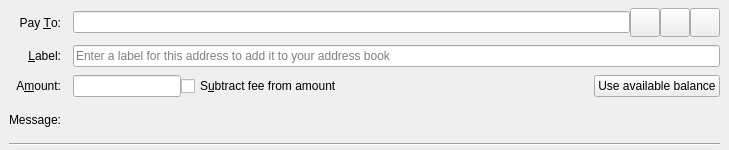
<?xml version="1.0" encoding="UTF-8"?>
<ui version="4.0">
 <class>SendCoinsEntry</class>
 <widget class="QStackedWidget" name="SendCoinsEntry">
  <property name="geometry">
   <rect>
    <x>0</x>
    <y>0</y>
    <width>729</width>
    <height>150</height>
   </rect>
  </property>
  <property name="focusPolicy">
   <enum>Qt::TabFocus</enum>
  </property>
  <property name="autoFillBackground">
   <bool>false</bool>
  </property>
  <widget class="QFrame" name="SendCoins">
   <property name="frameShape">
    <enum>QFrame::NoFrame</enum>
   </property>
   <layout class="QGridLayout" name="gridLayout">
    <property name="topMargin">
     <number>8</number>
    </property>
    <property name="bottomMargin">
     <number>4</number>
    </property>
    <property name="horizontalSpacing">
     <number>12</number>
    </property>
    <property name="verticalSpacing">
     <number>8</number>
    </property>
    <item row="0" column="0">
     <widget class="QLabel" name="payToLabel">
      <property name="text">
       <string>Pay &amp;To:</string>
      </property>
      <property name="alignment">
       <set>Qt::AlignRight|Qt::AlignTrailing|Qt::AlignVCenter</set>
      </property>
      <property name="buddy">
       <cstring>payTo</cstring>
      </property>
     </widget>
    </item>
    <item row="0" column="1">
     <layout class="QHBoxLayout" name="payToLayout">
      <property name="spacing">
       <number>0</number>
      </property>
      <item>
       <widget class="QValidatedLineEdit" name="payTo">
        <property name="toolTip">
         <string>The Dogecoin address to send the payment to</string>
        </property>
       </widget>
      </item>
      <item>
       <widget class="QToolButton" name="addressBookButton">
        <property name="toolTip">
         <string>Choose previously used address</string>
        </property>
        <property name="text">
         <string/>
        </property>
        <property name="icon">
         <iconset resource="../bitcoin.qrc">
          <normaloff>:/icons/address-book</normaloff>:/icons/address-book</iconset>
        </property>
        <property name="iconSize">
         <size>
          <width>22</width>
          <height>22</height>
         </size>
        </property>
        <property name="shortcut">
         <string>Alt+A</string>
        </property>
       </widget>
      </item>
      <item>
       <widget class="QToolButton" name="pasteButton">
        <property name="toolTip">
         <string>Paste address from clipboard</string>
        </property>
        <property name="text">
         <string/>
        </property>
        <property name="icon">
         <iconset resource="../bitcoin.qrc">
          <normaloff>:/icons/editpaste</normaloff>:/icons/editpaste</iconset>
        </property>
        <property name="iconSize">
         <size>
          <width>22</width>
          <height>22</height>
         </size>
        </property>
        <property name="shortcut">
         <string>Alt+P</string>
        </property>
       </widget>
      </item>
      <item>
       <widget class="QToolButton" name="deleteButton">
        <property name="toolTip">
         <string>Remove this entry</string>
        </property>
        <property name="text">
         <string/>
        </property>
        <property name="icon">
         <iconset resource="../bitcoin.qrc">
          <normaloff>:/icons/remove</normaloff>:/icons/remove</iconset>
        </property>
        <property name="iconSize">
         <size>
          <width>22</width>
          <height>22</height>
         </size>
        </property>
       </widget>
      </item>
     </layout>
    </item>
    <item row="1" column="0">
     <widget class="QLabel" name="labellLabel">
      <property name="text">
       <string>&amp;Label:</string>
      </property>
      <property name="alignment">
       <set>Qt::AlignRight|Qt::AlignTrailing|Qt::AlignVCenter</set>
      </property>
      <property name="buddy">
       <cstring>addAsLabel</cstring>
      </property>
     </widget>
    </item>
    <item row="1" column="1">
     <widget class="QLineEdit" name="addAsLabel">
      <property name="toolTip">
       <string>Enter a label for this address to add it to the list of used addresses</string>
      </property>
      <property name="placeholderText">
       <string>Enter a label for this address to add it to your address book</string>
      </property>
     </widget>
    </item>
    <item row="2" column="0">
     <widget class="QLabel" name="amountLabel">
      <property name="text">
       <string>A&amp;mount:</string>
      </property>
      <property name="alignment">
       <set>Qt::AlignRight|Qt::AlignTrailing|Qt::AlignVCenter</set>
      </property>
      <property name="buddy">
       <cstring>payAmount</cstring>
      </property>
     </widget>
    </item>
    <item row="2" column="1">
     <layout class="QHBoxLayout" name="horizontalLayoutAmount" stretch="0,1,0">
      <item>
       <widget class="BitcoinAmountField" name="payAmount">
         <property name="toolTip">
          <string>The amount to send in the selected unit</string>
         </property>
       </widget>
      </item>
      <item>
       <widget class="QCheckBox" name="checkboxSubtractFeeFromAmount">
        <property name="toolTip">
         <string>The fee will be deducted from the amount being sent. The recipient will receive less bitcoins than you enter in the amount field. If multiple recipients are selected, the fee is split equally.</string>
        </property>
        <property name="text">
         <string>S&amp;ubtract fee from amount</string>
        </property>
       </widget>
      </item>
      <item>
       <widget class="QPushButton" name="useAvailableBalanceButton">
        <property name="text">
         <string>Use available balance</string>
        </property>
       </widget>
      </item>
     </layout>
    </item>
    <item row="3" column="0">
     <widget class="QLabel" name="messageLabel">
      <property name="text">
       <string>Message:</string>
      </property>
      <property name="alignment">
       <set>Qt::AlignRight|Qt::AlignTrailing|Qt::AlignVCenter</set>
      </property>
     </widget>
    </item>
    <item row="3" column="1">
     <widget class="QLabel" name="messageTextLabel">
      <property name="toolTip">
       <string/>
      </property>
      <property name="textFormat">
       <enum>Qt::PlainText</enum>
      </property>
     </widget>
    </item>
    <item row="4" column="0" colspan="2">
     <widget class="Line" name="line">
      <property name="orientation">
       <enum>Qt::Horizontal</enum>
      </property>
     </widget>
    </item>
   </layout>
  </widget>
  <widget class="QFrame" name="SendCoins_UnauthenticatedPaymentRequest">
   <property name="palette">
    <palette>
     <active>
      <colorrole role="WindowText">
       <brush brushstyle="SolidPattern">
        <color alpha="255">
         <red>0</red>
         <green>0</green>
         <blue>0</blue>
        </color>
       </brush>
      </colorrole>
      <colorrole role="Button">
       <brush brushstyle="SolidPattern">
        <color alpha="255">
         <red>255</red>
         <green>255</green>
         <blue>127</blue>
        </color>
       </brush>
      </colorrole>
      <colorrole role="Light">
       <brush brushstyle="SolidPattern">
        <color alpha="255">
         <red>255</red>
         <green>255</green>
         <blue>255</blue>
        </color>
       </brush>
      </colorrole>
      <colorrole role="Midlight">
       <brush brushstyle="SolidPattern">
        <color alpha="255">
         <red>255</red>
         <green>255</green>
         <blue>191</blue>
        </color>
       </brush>
      </colorrole>
      <colorrole role="Dark">
       <brush brushstyle="SolidPattern">
        <color alpha="255">
         <red>127</red>
         <green>127</green>
         <blue>63</blue>
        </color>
       </brush>
      </colorrole>
      <colorrole role="Mid">
       <brush brushstyle="SolidPattern">
        <color alpha="255">
         <red>170</red>
         <green>170</green>
         <blue>84</blue>
        </color>
       </brush>
      </colorrole>
      <colorrole role="Text">
       <brush brushstyle="SolidPattern">
        <color alpha="255">
         <red>0</red>
         <green>0</green>
         <blue>0</blue>
        </color>
       </brush>
      </colorrole>
      <colorrole role="BrightText">
       <brush brushstyle="SolidPattern">
        <color alpha="255">
         <red>255</red>
         <green>255</green>
         <blue>255</blue>
        </color>
       </brush>
      </colorrole>
      <colorrole role="ButtonText">
       <brush brushstyle="SolidPattern">
        <color alpha="255">
         <red>0</red>
         <green>0</green>
         <blue>0</blue>
        </color>
       </brush>
      </colorrole>
      <colorrole role="Base">
       <brush brushstyle="SolidPattern">
        <color alpha="255">
         <red>255</red>
         <green>255</green>
         <blue>255</blue>
        </color>
       </brush>
      </colorrole>
      <colorrole role="Window">
       <brush brushstyle="SolidPattern">
        <color alpha="255">
         <red>255</red>
         <green>255</green>
         <blue>127</blue>
        </color>
       </brush>
      </colorrole>
      <colorrole role="Shadow">
       <brush brushstyle="SolidPattern">
        <color alpha="255">
         <red>0</red>
         <green>0</green>
         <blue>0</blue>
        </color>
       </brush>
      </colorrole>
      <colorrole role="AlternateBase">
       <brush brushstyle="SolidPattern">
        <color alpha="255">
         <red>255</red>
         <green>255</green>
         <blue>191</blue>
        </color>
       </brush>
      </colorrole>
      <colorrole role="ToolTipBase">
       <brush brushstyle="SolidPattern">
        <color alpha="255">
         <red>255</red>
         <green>255</green>
         <blue>220</blue>
        </color>
       </brush>
      </colorrole>
      <colorrole role="ToolTipText">
       <brush brushstyle="SolidPattern">
        <color alpha="255">
         <red>0</red>
         <green>0</green>
         <blue>0</blue>
        </color>
       </brush>
      </colorrole>
     </active>
     <inactive>
      <colorrole role="WindowText">
       <brush brushstyle="SolidPattern">
        <color alpha="255">
         <red>0</red>
         <green>0</green>
         <blue>0</blue>
        </color>
       </brush>
      </colorrole>
      <colorrole role="Button">
       <brush brushstyle="SolidPattern">
        <color alpha="255">
         <red>255</red>
         <green>255</green>
         <blue>127</blue>
        </color>
       </brush>
      </colorrole>
      <colorrole role="Light">
       <brush brushstyle="SolidPattern">
        <color alpha="255">
         <red>255</red>
         <green>255</green>
         <blue>255</blue>
        </color>
       </brush>
      </colorrole>
      <colorrole role="Midlight">
       <brush brushstyle="SolidPattern">
        <color alpha="255">
         <red>255</red>
         <green>255</green>
         <blue>191</blue>
        </color>
       </brush>
      </colorrole>
      <colorrole role="Dark">
       <brush brushstyle="SolidPattern">
        <color alpha="255">
         <red>127</red>
         <green>127</green>
         <blue>63</blue>
        </color>
       </brush>
      </colorrole>
      <colorrole role="Mid">
       <brush brushstyle="SolidPattern">
        <color alpha="255">
         <red>170</red>
         <green>170</green>
         <blue>84</blue>
        </color>
       </brush>
      </colorrole>
      <colorrole role="Text">
       <brush brushstyle="SolidPattern">
        <color alpha="255">
         <red>0</red>
         <green>0</green>
         <blue>0</blue>
        </color>
       </brush>
      </colorrole>
      <colorrole role="BrightText">
       <brush brushstyle="SolidPattern">
        <color alpha="255">
         <red>255</red>
         <green>255</green>
         <blue>255</blue>
        </color>
       </brush>
      </colorrole>
      <colorrole role="ButtonText">
       <brush brushstyle="SolidPattern">
        <color alpha="255">
         <red>0</red>
         <green>0</green>
         <blue>0</blue>
        </color>
       </brush>
      </colorrole>
      <colorrole role="Base">
       <brush brushstyle="SolidPattern">
        <color alpha="255">
         <red>255</red>
         <green>255</green>
         <blue>255</blue>
        </color>
       </brush>
      </colorrole>
      <colorrole role="Window">
       <brush brushstyle="SolidPattern">
        <color alpha="255">
         <red>255</red>
         <green>255</green>
         <blue>127</blue>
        </color>
       </brush>
      </colorrole>
      <colorrole role="Shadow">
       <brush brushstyle="SolidPattern">
        <color alpha="255">
         <red>0</red>
         <green>0</green>
         <blue>0</blue>
        </color>
       </brush>
      </colorrole>
      <colorrole role="AlternateBase">
       <brush brushstyle="SolidPattern">
        <color alpha="255">
         <red>255</red>
         <green>255</green>
         <blue>191</blue>
        </color>
       </brush>
      </colorrole>
      <colorrole role="ToolTipBase">
       <brush brushstyle="SolidPattern">
        <color alpha="255">
         <red>255</red>
         <green>255</green>
         <blue>220</blue>
        </color>
       </brush>
      </colorrole>
      <colorrole role="ToolTipText">
       <brush brushstyle="SolidPattern">
        <color alpha="255">
         <red>0</red>
         <green>0</green>
         <blue>0</blue>
        </color>
       </brush>
      </colorrole>
     </inactive>
     <disabled>
      <colorrole role="WindowText">
       <brush brushstyle="SolidPattern">
        <color alpha="255">
         <red>127</red>
         <green>127</green>
         <blue>63</blue>
        </color>
       </brush>
      </colorrole>
      <colorrole role="Button">
       <brush brushstyle="SolidPattern">
        <color alpha="255">
         <red>255</red>
         <green>255</green>
         <blue>127</blue>
        </color>
       </brush>
      </colorrole>
      <colorrole role="Light">
       <brush brushstyle="SolidPattern">
        <color alpha="255">
         <red>255</red>
         <green>255</green>
         <blue>255</blue>
        </color>
       </brush>
      </colorrole>
      <colorrole role="Midlight">
       <brush brushstyle="SolidPattern">
        <color alpha="255">
         <red>255</red>
         <green>255</green>
         <blue>191</blue>
        </color>
       </brush>
      </colorrole>
      <colorrole role="Dark">
       <brush brushstyle="SolidPattern">
        <color alpha="255">
         <red>127</red>
         <green>127</green>
         <blue>63</blue>
        </color>
       </brush>
      </colorrole>
      <colorrole role="Mid">
       <brush brushstyle="SolidPattern">
        <color alpha="255">
         <red>170</red>
         <green>170</green>
         <blue>84</blue>
        </color>
       </brush>
      </colorrole>
      <colorrole role="Text">
       <brush brushstyle="SolidPattern">
        <color alpha="255">
         <red>127</red>
         <green>127</green>
         <blue>63</blue>
        </color>
       </brush>
      </colorrole>
      <colorrole role="BrightText">
       <brush brushstyle="SolidPattern">
        <color alpha="255">
         <red>255</red>
         <green>255</green>
         <blue>255</blue>
        </color>
       </brush>
      </colorrole>
      <colorrole role="ButtonText">
       <brush brushstyle="SolidPattern">
        <color alpha="255">
         <red>127</red>
         <green>127</green>
         <blue>63</blue>
        </color>
       </brush>
      </colorrole>
      <colorrole role="Base">
       <brush brushstyle="SolidPattern">
        <color alpha="255">
         <red>255</red>
         <green>255</green>
         <blue>127</blue>
        </color>
       </brush>
      </colorrole>
      <colorrole role="Window">
       <brush brushstyle="SolidPattern">
        <color alpha="255">
         <red>255</red>
         <green>255</green>
         <blue>127</blue>
        </color>
       </brush>
      </colorrole>
      <colorrole role="Shadow">
       <brush brushstyle="SolidPattern">
        <color alpha="255">
         <red>0</red>
         <green>0</green>
         <blue>0</blue>
        </color>
       </brush>
      </colorrole>
      <colorrole role="AlternateBase">
       <brush brushstyle="SolidPattern">
        <color alpha="255">
         <red>255</red>
         <green>255</green>
         <blue>127</blue>
        </color>
       </brush>
      </colorrole>
      <colorrole role="ToolTipBase">
       <brush brushstyle="SolidPattern">
        <color alpha="255">
         <red>255</red>
         <green>255</green>
         <blue>220</blue>
        </color>
       </brush>
      </colorrole>
      <colorrole role="ToolTipText">
       <brush brushstyle="SolidPattern">
        <color alpha="255">
         <red>0</red>
         <green>0</green>
         <blue>0</blue>
        </color>
       </brush>
      </colorrole>
     </disabled>
    </palette>
   </property>
   <property name="toolTip">
    <string>This is an unauthenticated payment request.</string>
   </property>
   <property name="autoFillBackground">
    <bool>true</bool>
   </property>
   <property name="frameShape">
    <enum>QFrame::NoFrame</enum>
   </property>
   <layout class="QGridLayout" name="gridLayout_is">
    <property name="spacing">
     <number>12</number>
    </property>
    <item row="0" column="0">
     <widget class="QLabel" name="payToLabel_is">
      <property name="text">
       <string>Pay To:</string>
      </property>
      <property name="alignment">
       <set>Qt::AlignRight|Qt::AlignTrailing|Qt::AlignVCenter</set>
      </property>
     </widget>
    </item>
    <item row="0" column="1">
     <layout class="QHBoxLayout" name="payToLayout_is">
      <property name="spacing">
       <number>0</number>
      </property>
      <item>
       <widget class="QLabel" name="payTo_is"/>
      </item>
      <item>
       <widget class="QToolButton" name="deleteButton_is">
        <property name="toolTip">
         <string>Remove this entry</string>
        </property>
        <property name="text">
         <string/>
        </property>
        <property name="icon">
         <iconset resource="../bitcoin.qrc">
          <normaloff>:/icons/remove</normaloff>:/icons/remove</iconset>
        </property>
       </widget>
      </item>
     </layout>
    </item>
    <item row="1" column="0">
     <widget class="QLabel" name="memoLabel_is">
      <property name="text">
       <string>Memo:</string>
      </property>
      <property name="alignment">
       <set>Qt::AlignRight|Qt::AlignTrailing|Qt::AlignVCenter</set>
      </property>
     </widget>
    </item>
    <item row="1" column="1">
     <widget class="QLabel" name="memoTextLabel_is">
      <property name="textFormat">
       <enum>Qt::PlainText</enum>
      </property>
     </widget>
    </item>
    <item row="2" column="0">
     <widget class="QLabel" name="amountLabel_is">
      <property name="text">
       <string>A&amp;mount:</string>
      </property>
      <property name="alignment">
       <set>Qt::AlignRight|Qt::AlignTrailing|Qt::AlignVCenter</set>
      </property>
      <property name="buddy">
       <cstring>payAmount_is</cstring>
      </property>
     </widget>
    </item>
    <item row="2" column="1">
     <widget class="BitcoinAmountField" name="payAmount_is">
      <property name="acceptDrops">
       <bool>false</bool>
      </property>
     </widget>
    </item>
   </layout>
  </widget>
  <widget class="QFrame" name="SendCoins_AuthenticatedPaymentRequest">
   <property name="palette">
    <palette>
     <active>
      <colorrole role="WindowText">
       <brush brushstyle="SolidPattern">
        <color alpha="255">
         <red>0</red>
         <green>0</green>
         <blue>0</blue>
        </color>
       </brush>
      </colorrole>
      <colorrole role="Button">
       <brush brushstyle="SolidPattern">
        <color alpha="255">
         <red>140</red>
         <green>232</green>
         <blue>119</blue>
        </color>
       </brush>
      </colorrole>
      <colorrole role="Light">
       <brush brushstyle="SolidPattern">
        <color alpha="255">
         <red>230</red>
         <green>255</green>
         <blue>224</blue>
        </color>
       </brush>
      </colorrole>
      <colorrole role="Midlight">
       <brush brushstyle="SolidPattern">
        <color alpha="255">
         <red>185</red>
         <green>243</green>
         <blue>171</blue>
        </color>
       </brush>
      </colorrole>
      <colorrole role="Dark">
       <brush brushstyle="SolidPattern">
        <color alpha="255">
         <red>70</red>
         <green>116</green>
         <blue>59</blue>
        </color>
       </brush>
      </colorrole>
      <colorrole role="Mid">
       <brush brushstyle="SolidPattern">
        <color alpha="255">
         <red>93</red>
         <green>155</green>
         <blue>79</blue>
        </color>
       </brush>
      </colorrole>
      <colorrole role="Text">
       <brush brushstyle="SolidPattern">
        <color alpha="255">
         <red>0</red>
         <green>0</green>
         <blue>0</blue>
        </color>
       </brush>
      </colorrole>
      <colorrole role="BrightText">
       <brush brushstyle="SolidPattern">
        <color alpha="255">
         <red>155</red>
         <green>255</green>
         <blue>147</blue>
        </color>
       </brush>
      </colorrole>
      <colorrole role="ButtonText">
       <brush brushstyle="SolidPattern">
        <color alpha="255">
         <red>0</red>
         <green>0</green>
         <blue>0</blue>
        </color>
       </brush>
      </colorrole>
      <colorrole role="Base">
       <brush brushstyle="SolidPattern">
        <color alpha="255">
         <red>119</red>
         <green>255</green>
         <blue>233</blue>
        </color>
       </brush>
      </colorrole>
      <colorrole role="Window">
       <brush brushstyle="SolidPattern">
        <color alpha="255">
         <red>140</red>
         <green>232</green>
         <blue>119</blue>
        </color>
       </brush>
      </colorrole>
      <colorrole role="Shadow">
       <brush brushstyle="SolidPattern">
        <color alpha="255">
         <red>0</red>
         <green>0</green>
         <blue>0</blue>
        </color>
       </brush>
      </colorrole>
      <colorrole role="AlternateBase">
       <brush brushstyle="SolidPattern">
        <color alpha="255">
         <red>197</red>
         <green>243</green>
         <blue>187</blue>
        </color>
       </brush>
      </colorrole>
      <colorrole role="NoRole">
       <brush brushstyle="SolidPattern">
        <color alpha="255">
         <red>125</red>
         <green>194</green>
         <blue>122</blue>
        </color>
       </brush>
      </colorrole>
      <colorrole role="ToolTipBase">
       <brush brushstyle="SolidPattern">
        <color alpha="255">
         <red>255</red>
         <green>255</green>
         <blue>220</blue>
        </color>
       </brush>
      </colorrole>
      <colorrole role="ToolTipText">
       <brush brushstyle="SolidPattern">
        <color alpha="255">
         <red>0</red>
         <green>0</green>
         <blue>0</blue>
        </color>
       </brush>
      </colorrole>
     </active>
     <inactive>
      <colorrole role="WindowText">
       <brush brushstyle="SolidPattern">
        <color alpha="255">
         <red>0</red>
         <green>0</green>
         <blue>0</blue>
        </color>
       </brush>
      </colorrole>
      <colorrole role="Button">
       <brush brushstyle="SolidPattern">
        <color alpha="255">
         <red>140</red>
         <green>232</green>
         <blue>119</blue>
        </color>
       </brush>
      </colorrole>
      <colorrole role="Light">
       <brush brushstyle="SolidPattern">
        <color alpha="255">
         <red>230</red>
         <green>255</green>
         <blue>224</blue>
        </color>
       </brush>
      </colorrole>
      <colorrole role="Midlight">
       <brush brushstyle="SolidPattern">
        <color alpha="255">
         <red>185</red>
         <green>243</green>
         <blue>171</blue>
        </color>
       </brush>
      </colorrole>
      <colorrole role="Dark">
       <brush brushstyle="SolidPattern">
        <color alpha="255">
         <red>70</red>
         <green>116</green>
         <blue>59</blue>
        </color>
       </brush>
      </colorrole>
      <colorrole role="Mid">
       <brush brushstyle="SolidPattern">
        <color alpha="255">
         <red>93</red>
         <green>155</green>
         <blue>79</blue>
        </color>
       </brush>
      </colorrole>
      <colorrole role="Text">
       <brush brushstyle="SolidPattern">
        <color alpha="255">
         <red>0</red>
         <green>0</green>
         <blue>0</blue>
        </color>
       </brush>
      </colorrole>
      <colorrole role="BrightText">
       <brush brushstyle="SolidPattern">
        <color alpha="255">
         <red>155</red>
         <green>255</green>
         <blue>147</blue>
        </color>
       </brush>
      </colorrole>
      <colorrole role="ButtonText">
       <brush brushstyle="SolidPattern">
        <color alpha="255">
         <red>0</red>
         <green>0</green>
         <blue>0</blue>
        </color>
       </brush>
      </colorrole>
      <colorrole role="Base">
       <brush brushstyle="SolidPattern">
        <color alpha="255">
         <red>119</red>
         <green>255</green>
         <blue>233</blue>
        </color>
       </brush>
      </colorrole>
      <colorrole role="Window">
       <brush brushstyle="SolidPattern">
        <color alpha="255">
         <red>140</red>
         <green>232</green>
         <blue>119</blue>
        </color>
       </brush>
      </colorrole>
      <colorrole role="Shadow">
       <brush brushstyle="SolidPattern">
        <color alpha="255">
         <red>0</red>
         <green>0</green>
         <blue>0</blue>
        </color>
       </brush>
      </colorrole>
      <colorrole role="AlternateBase">
       <brush brushstyle="SolidPattern">
        <color alpha="255">
         <red>197</red>
         <green>243</green>
         <blue>187</blue>
        </color>
       </brush>
      </colorrole>
      <colorrole role="NoRole">
       <brush brushstyle="SolidPattern">
        <color alpha="255">
         <red>125</red>
         <green>194</green>
         <blue>122</blue>
        </color>
       </brush>
      </colorrole>
      <colorrole role="ToolTipBase">
       <brush brushstyle="SolidPattern">
        <color alpha="255">
         <red>255</red>
         <green>255</green>
         <blue>220</blue>
        </color>
       </brush>
      </colorrole>
      <colorrole role="ToolTipText">
       <brush brushstyle="SolidPattern">
        <color alpha="255">
         <red>0</red>
         <green>0</green>
         <blue>0</blue>
        </color>
       </brush>
      </colorrole>
     </inactive>
     <disabled>
      <colorrole role="WindowText">
       <brush brushstyle="SolidPattern">
        <color alpha="255">
         <red>70</red>
         <green>116</green>
         <blue>59</blue>
        </color>
       </brush>
      </colorrole>
      <colorrole role="Button">
       <brush brushstyle="SolidPattern">
        <color alpha="255">
         <red>140</red>
         <green>232</green>
         <blue>119</blue>
        </color>
       </brush>
      </colorrole>
      <colorrole role="Light">
       <brush brushstyle="SolidPattern">
        <color alpha="255">
         <red>230</red>
         <green>255</green>
         <blue>224</blue>
        </color>
       </brush>
      </colorrole>
      <colorrole role="Midlight">
       <brush brushstyle="SolidPattern">
        <color alpha="255">
         <red>185</red>
         <green>243</green>
         <blue>171</blue>
        </color>
       </brush>
      </colorrole>
      <colorrole role="Dark">
       <brush brushstyle="SolidPattern">
        <color alpha="255">
         <red>70</red>
         <green>116</green>
         <blue>59</blue>
        </color>
       </brush>
      </colorrole>
      <colorrole role="Mid">
       <brush brushstyle="SolidPattern">
        <color alpha="255">
         <red>93</red>
         <green>155</green>
         <blue>79</blue>
        </color>
       </brush>
      </colorrole>
      <colorrole role="Text">
       <brush brushstyle="SolidPattern">
        <color alpha="255">
         <red>70</red>
         <green>116</green>
         <blue>59</blue>
        </color>
       </brush>
      </colorrole>
      <colorrole role="BrightText">
       <brush brushstyle="SolidPattern">
        <color alpha="255">
         <red>155</red>
         <green>255</green>
         <blue>147</blue>
        </color>
       </brush>
      </colorrole>
      <colorrole role="ButtonText">
       <brush brushstyle="SolidPattern">
        <color alpha="255">
         <red>70</red>
         <green>116</green>
         <blue>59</blue>
        </color>
       </brush>
      </colorrole>
      <colorrole role="Base">
       <brush brushstyle="SolidPattern">
        <color alpha="255">
         <red>140</red>
         <green>232</green>
         <blue>119</blue>
        </color>
       </brush>
      </colorrole>
      <colorrole role="Window">
       <brush brushstyle="SolidPattern">
        <color alpha="255">
         <red>140</red>
         <green>232</green>
         <blue>119</blue>
        </color>
       </brush>
      </colorrole>
      <colorrole role="Shadow">
       <brush brushstyle="SolidPattern">
        <color alpha="255">
         <red>0</red>
         <green>0</green>
         <blue>0</blue>
        </color>
       </brush>
      </colorrole>
      <colorrole role="AlternateBase">
       <brush brushstyle="SolidPattern">
        <color alpha="255">
         <red>140</red>
         <green>232</green>
         <blue>119</blue>
        </color>
       </brush>
      </colorrole>
      <colorrole role="NoRole">
       <brush brushstyle="SolidPattern">
        <color alpha="255">
         <red>125</red>
         <green>194</green>
         <blue>122</blue>
        </color>
       </brush>
      </colorrole>
      <colorrole role="ToolTipBase">
       <brush brushstyle="SolidPattern">
        <color alpha="255">
         <red>255</red>
         <green>255</green>
         <blue>220</blue>
        </color>
       </brush>
      </colorrole>
      <colorrole role="ToolTipText">
       <brush brushstyle="SolidPattern">
        <color alpha="255">
         <red>0</red>
         <green>0</green>
         <blue>0</blue>
        </color>
       </brush>
      </colorrole>
     </disabled>
    </palette>
   </property>
   <property name="toolTip">
    <string>This is an authenticated payment request.</string>
   </property>
   <property name="autoFillBackground">
    <bool>true</bool>
   </property>
   <property name="frameShape">
    <enum>QFrame::NoFrame</enum>
   </property>
   <layout class="QGridLayout" name="gridLayout_s">
    <property name="spacing">
     <number>12</number>
    </property>
    <item row="0" column="0">
     <widget class="QLabel" name="payToLabel_s">
      <property name="text">
       <string>Pay To:</string>
      </property>
      <property name="alignment">
       <set>Qt::AlignRight|Qt::AlignTrailing|Qt::AlignVCenter</set>
      </property>
     </widget>
    </item>
    <item row="0" column="1">
     <layout class="QHBoxLayout" name="payToLayout_s">
      <property name="spacing">
       <number>0</number>
      </property>
      <item>
       <widget class="QLabel" name="payTo_s">
        <property name="textFormat">
         <enum>Qt::PlainText</enum>
        </property>
       </widget>
      </item>
      <item>
       <widget class="QToolButton" name="deleteButton_s">
        <property name="toolTip">
         <string>Remove this entry</string>
        </property>
        <property name="text">
         <string/>
        </property>
        <property name="icon">
         <iconset resource="../bitcoin.qrc">
          <normaloff>:/icons/remove</normaloff>:/icons/remove</iconset>
        </property>
       </widget>
      </item>
     </layout>
    </item>
    <item row="1" column="0">
     <widget class="QLabel" name="memoLabel_s">
      <property name="text">
       <string>Memo:</string>
      </property>
      <property name="alignment">
       <set>Qt::AlignRight|Qt::AlignTrailing|Qt::AlignVCenter</set>
      </property>
     </widget>
    </item>
    <item row="1" column="1">
     <widget class="QLabel" name="memoTextLabel_s">
      <property name="textFormat">
       <enum>Qt::PlainText</enum>
      </property>
     </widget>
    </item>
    <item row="2" column="0">
     <widget class="QLabel" name="amountLabel_s">
      <property name="text">
       <string>A&amp;mount:</string>
      </property>
      <property name="alignment">
       <set>Qt::AlignRight|Qt::AlignTrailing|Qt::AlignVCenter</set>
      </property>
      <property name="buddy">
       <cstring>payAmount_s</cstring>
      </property>
     </widget>
    </item>
    <item row="2" column="1">
     <widget class="BitcoinAmountField" name="payAmount_s">
      <property name="acceptDrops">
       <bool>false</bool>
      </property>
     </widget>
    </item>
   </layout>
  </widget>
 </widget>
 <customwidgets>
  <customwidget>
   <class>QValidatedLineEdit</class>
   <extends>QLineEdit</extends>
   <header>qt/qvalidatedlineedit.h</header>
  </customwidget>
  <customwidget>
   <class>BitcoinAmountField</class>
   <extends>QLineEdit</extends>
   <header>qt/bitcoinamountfield.h</header>
   <container>1</container>
  </customwidget>
 </customwidgets>
 <tabstops>
  <tabstop>payTo</tabstop>
  <tabstop>addressBookButton</tabstop>
  <tabstop>pasteButton</tabstop>
  <tabstop>deleteButton</tabstop>
  <tabstop>addAsLabel</tabstop>
  <tabstop>payAmount</tabstop>
  <tabstop>payAmount_is</tabstop>
  <tabstop>deleteButton_is</tabstop>
  <tabstop>payAmount_s</tabstop>
  <tabstop>deleteButton_s</tabstop>
 </tabstops>
 <resources>
  <include location="../bitcoin.qrc"/>
 </resources>
 <connections/>
</ui>
